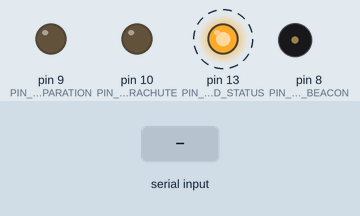
Recording of a sketch running on a simulated Arduino Uno, built with avr-gcc and run on an emulated ATmega328P. Parts: output pins drawn as LEDs (lit = HIGH), buzzer (waves = sounding, pin HIGH). Dashed ring = blinking. The inputs (shaded band) are chosen by the test bench. What the sketch prints to the serial monitor is not drawn.

Above: at 1.3 s.
1.4 s: "SEPARATION\n" received over Serial
At 1.5 s:
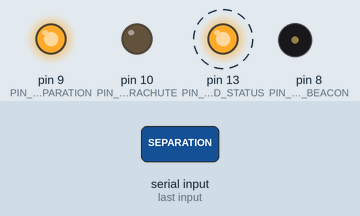
3.1 s: "EMG_PARACHUTE\n" received over Serial
At 3.2 s:
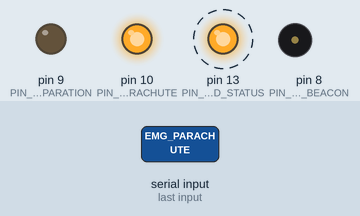
4.8 s: "BEACON_TOGGLE\n" received over Serial
At 5.8 s:
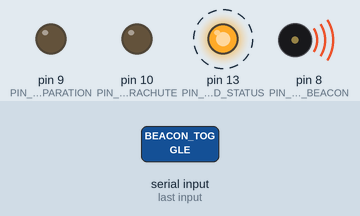
7.8 s: "SEPARATION\n" received over Serial
At 7.9 s:
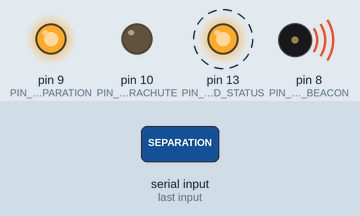
9.5 s: "EMG_PARACHUTE\n" received over Serial
At 9.6 s:
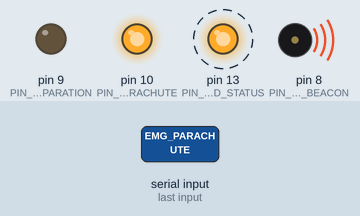
Timing chart, 0 to 12.2 s (numbered marks = the images above; inputs shaded):
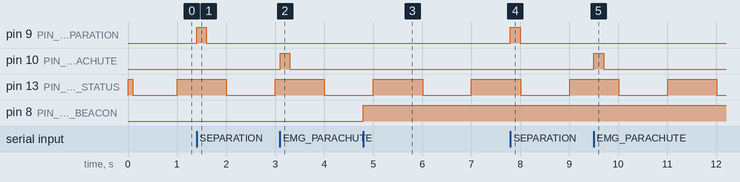

Measured:
- after the input at 1.4 s, pin 9 (PIN_PYRO_SEPARATION): LOW → HIGH at once, → LOW 0.20 s later
- after the input at 3.1 s, pin 10 (PIN_PYRO_PARACHUTE): LOW → HIGH at once, → LOW 0.20 s later
- after the input at 4.8 s, pin 8 (PIN_BUZZER_BEACON): LOW → HIGH at once
- after the input at 7.8 s, pin 9 (PIN_PYRO_SEPARATION): LOW → HIGH at once, → LOW 0.20 s later
- after the input at 9.5 s, pin 10 (PIN_PYRO_PARACHUTE): LOW → HIGH at once, → LOW 0.20 s later

The sketch:

cansat_telemetry_firmware.ino
```cpp
/**
 * =========================================================================================
 * INDIA SPACE LAB - CANSAT & CUBESAT SATELLITE PROJECT
 * Microcontroller Telemetry Transmitter Firmware (WeGyanik Kit / Arduino / ESP32)
 * =========================================================================================
 *
 * Hardware Compatibility:
 * - WeGyanik Kit Microcontroller Board / Arduino Uno / Nano / Mega / ESP32 / Teensy
 * - Barometric Sensor: BMP280 / BME280 / BMP180 (I2C 0x76 or 0x77)
 * - Inertial Measurement Unit: MPU6050 (I2C 0x68)
 * - GNSS Module: NEO-6M / NEO-M8N GPS (UART RX/TX)
 *
 * Protocol Format (CSV, 20 Fields):
 * TEAM_ID,MISSION_TIME,PACKET_COUNT,ALTITUDE,PRESSURE,TEMP_EXT,TEMP_INT,VOLTAGE,
 * GYRO_R,GYRO_P,GYRO_Y,ACC_X,ACC_Y,ACC_Z,GPS_LAT,GPS_LON,GPS_ALT,GPS_SATS,STATE,ERROR_CODE
 * =========================================================================================
 */

#include <Arduino.h>

// Mission Configuration
const char TEAM_ID[] = "ISL_1001";
const unsigned long TELEMETRY_INTERVAL_MS = 1000; // 1 Hz transmission rate

// Pin Definitions
const int PIN_LED_STATUS = 13;
const int PIN_BUZZER_BEACON = 8;
const int PIN_PYRO_SEPARATION = 9;
const int PIN_PYRO_PARACHUTE = 10;

// State Variables
unsigned long lastTelemetryTime = 0;
unsigned long packetCount = 0;
unsigned long missionStartMillis = 0;

// Flight State Machine
enum FlightState {
  PRE_LAUNCH,
  BOOST,
  APOGEE,
  SEPARATION,
  DROGUE_DESCENT,
  MAIN_CHUTE,
  LANDED
};

FlightState currentState = PRE_LAUNCH;

// Telemetry Variables
float altitudeMeters = 0.0;
float pressureHpa = 1013.25;
float tempExtC = 24.5;
float tempIntC = 28.2;
float batteryVoltage = 8.38;
float gyroRoll = 0.0;
float gyroPitch = 0.0;
float gyroYaw = 0.0;
float accX = 0.0;
float accY = 0.0;
float accZ = 1.0;
float gpsLat = 28.613939;
float gpsLon = 77.209021;
float gpsAlt = 216.0;
int gpsSatellites = 10;
char errorCodeStr[5] = "0000";

// Command Buffer
String serialRxBuffer = "";

void setup() {
  Serial.begin(115200);
  pinMode(PIN_LED_STATUS, OUTPUT);
  pinMode(PIN_BUZZER_BEACON, OUTPUT);
  pinMode(PIN_PYRO_SEPARATION, OUTPUT);
  pinMode(PIN_PYRO_PARACHUTE, OUTPUT);

  digitalWrite(PIN_LED_STATUS, LOW);
  digitalWrite(PIN_BUZZER_BEACON, LOW);
  digitalWrite(PIN_PYRO_SEPARATION, LOW);
  digitalWrite(PIN_PYRO_PARACHUTE, LOW);

  missionStartMillis = millis();

  // Power-on Self Test Chirp
  digitalWrite(PIN_LED_STATUS, HIGH);
  delay(100);
  digitalWrite(PIN_LED_STATUS, LOW);
}

void loop() {
  unsigned long currentMillis = millis();

  // 1. Process Incoming Ground Station Commands
  readSerialCommands();

  // 2. Transmit Telemetry at 1 Hz
  if (currentMillis - lastTelemetryTime >= TELEMETRY_INTERVAL_MS) {
    lastTelemetryTime = currentMillis;
    packetCount++;

    // Update internal simulated flight dynamics (fallback when physical sensors not present)
    updateSensors(currentMillis);

    // Transmit formatted packet
    sendTelemetryPacket(currentMillis);

    // Toggle onboard telemetry LED
    digitalWrite(PIN_LED_STATUS, !digitalRead(PIN_LED_STATUS));
  }
}

/**
 * Format Mission Time as HH:MM:SS.s
 */
String getMissionTimeFormatted(unsigned long currentMillis) {
  unsigned long totalSeconds = (currentMillis - missionStartMillis) / 1000;
  unsigned long hours = totalSeconds / 3600;
  unsigned long minutes = (totalSeconds % 3600) / 60;
  unsigned long seconds = totalSeconds % 60;
  unsigned long tenths = ((currentMillis - missionStartMillis) % 1000) / 100;

  char buf[16];
  sprintf(buf, "%02lu:%02lu:%02lu.%lu", hours, minutes, seconds, tenths);
  return String(buf);
}

/**
 * Get Flight State as string
 */
const char* getFlightStateString(FlightState state) {
  switch (state) {
    case PRE_LAUNCH:     return "PRE_LAUNCH";
    case BOOST:          return "BOOST";
    case APOGEE:         return "APOGEE";
    case SEPARATION:     return "SEPARATION";
    case DROGUE_DESCENT: return "DROGUE_DESCENT";
    case MAIN_CHUTE:     return "MAIN_CHUTE";
    case LANDED:         return "LANDED";
    default:             return "STANDBY";
  }
}

/**
 * Update sensor parameters or simulate dynamics
 */
void updateSensors(unsigned long currentMillis) {
  float t = (currentMillis - missionStartMillis) / 1000.0;

  // Small battery drain simulation
  batteryVoltage = max(7.20f, 8.40f - (t * 0.0005f));

  // Dynamic simulation if in pre-launch
  if (currentState == PRE_LAUNCH) {
    altitudeMeters = 0.0 + (sin(t) * 0.2);
    pressureHpa = 1013.25 - (altitudeMeters * 0.12);
    gyroRoll = sin(t * 0.5) * 1.5;
    gyroPitch = cos(t * 0.5) * 1.2;
    gyroYaw = fmod(t * 5.0, 360.0);
    strcpy(errorCodeStr, "0000");
  }
}

/**
 * Send standard 20-field CSV telemetry string over Serial
 */
void sendTelemetryPacket(unsigned long currentMillis) {
  String timeStr = getMissionTimeFormatted(currentMillis);
  const char* stateStr = getFlightStateString(currentState);

  Serial.print(TEAM_ID);
  Serial.print(",");
  Serial.print(timeStr);
  Serial.print(",");
  Serial.print(packetCount);
  Serial.print(",");
  Serial.print(altitudeMeters, 2);
  Serial.print(",");
  Serial.print(pressureHpa, 2);
  Serial.print(",");
  Serial.print(tempExtC, 2);
  Serial.print(",");
  Serial.print(tempIntC, 2);
  Serial.print(",");
  Serial.print(batteryVoltage, 2);
  Serial.print(",");
  Serial.print(gyroRoll, 1);
  Serial.print(",");
  Serial.print(gyroPitch, 1);
  Serial.print(",");
  Serial.print(gyroYaw, 1);
  Serial.print(",");
  Serial.print(accX, 2);
  Serial.print(",");
  Serial.print(accY, 2);
  Serial.print(",");
  Serial.print(accZ, 2);
  Serial.print(",");
  Serial.print(gpsLat, 6);
  Serial.print(",");
  Serial.print(gpsLon, 6);
  Serial.print(",");
  Serial.print(gpsAlt, 2);
  Serial.print(",");
  Serial.print(gpsSatellites);
  Serial.print(",");
  Serial.print(stateStr);
  Serial.print(",");
  Serial.println(errorCodeStr);
}

/**
 * Parse and execute ground commands
 */
void readSerialCommands() {
  while (Serial.available() > 0) {
    char c = (char)Serial.read();
    if (c == '\n' || c == '\r') {
      if (serialRxBuffer.length() > 0) {
        parseCommand(serialRxBuffer);
        serialRxBuffer = "";
      }
    } else {
      serialRxBuffer += c;
    }
  }
}

void parseCommand(String cmd) {
  cmd.trim();
  if (cmd.length() == 0) return;

  // Echo acknowledgment
  Serial.print("# [CMD_ACK] Received: ");
  Serial.println(cmd);

  if (cmd.indexOf("SEPARATION") >= 0) {
    currentState = SEPARATION;
    digitalWrite(PIN_PYRO_SEPARATION, HIGH);
    delay(200);
    digitalWrite(PIN_PYRO_SEPARATION, LOW);
  }
  else if (cmd.indexOf("EMG_PARACHUTE") >= 0) {
    currentState = MAIN_CHUTE;
    digitalWrite(PIN_PYRO_PARACHUTE, HIGH);
    delay(200);
    digitalWrite(PIN_PYRO_PARACHUTE, LOW);
  }
  else if (cmd.indexOf("BEACON_TOGGLE") >= 0) {
    digitalWrite(PIN_BUZZER_BEACON, !digitalRead(PIN_BUZZER_BEACON));
  }
  else if (cmd.indexOf("CALIBRATE_TARE") >= 0) {
    altitudeMeters = 0.0;
    pressureHpa = 1013.25;
  }
}
```
